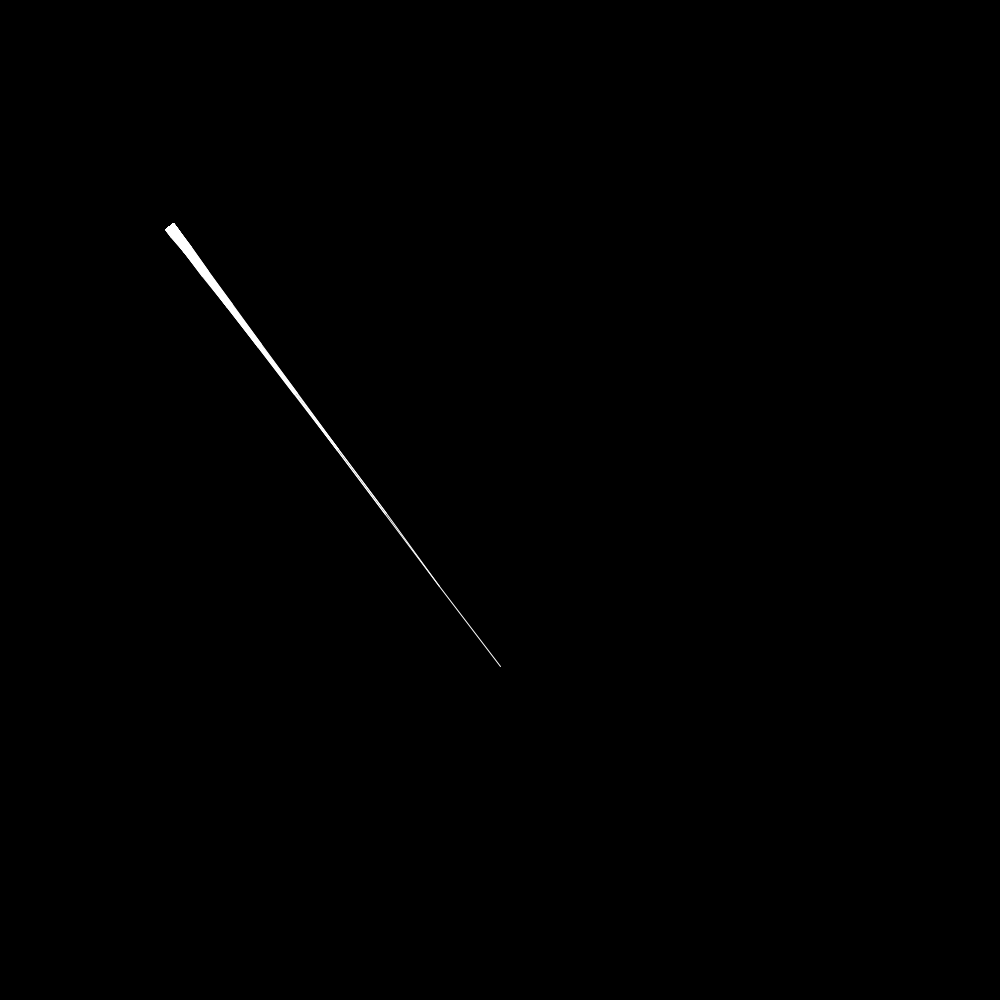
Frame 1 (no input)
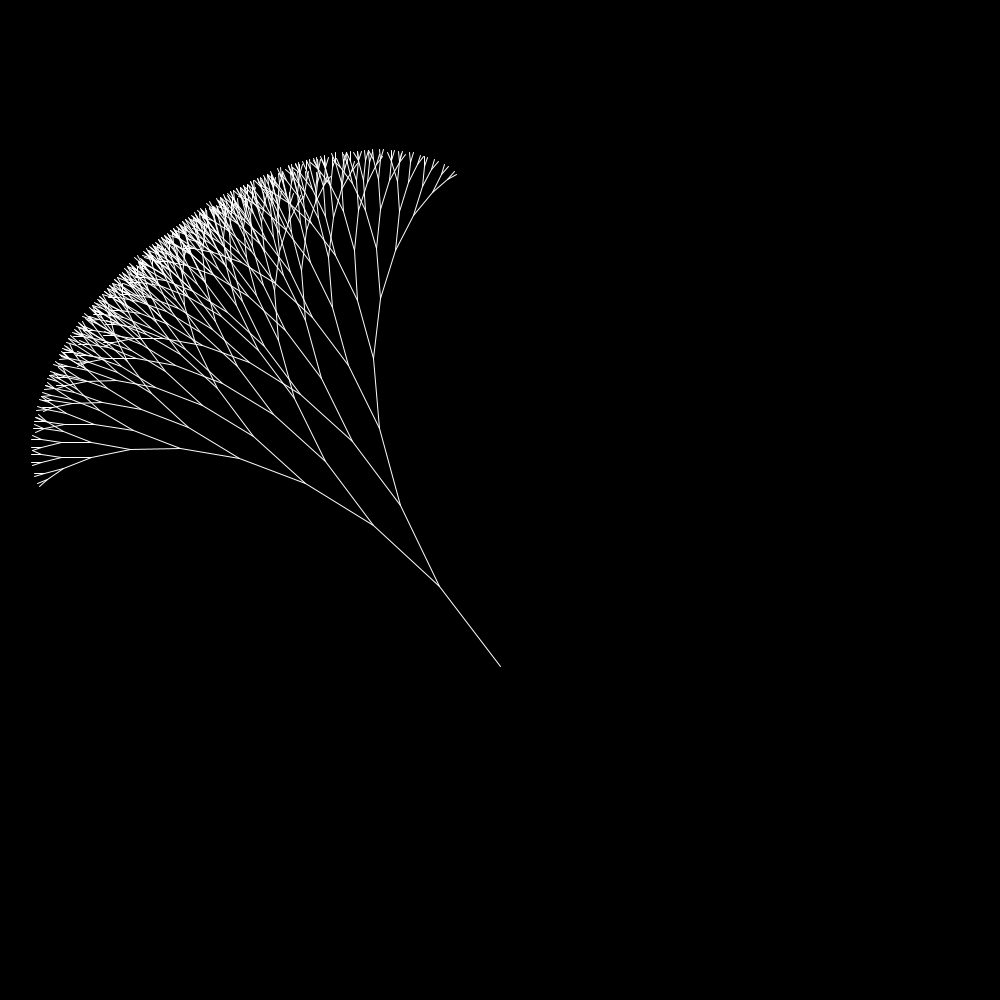
Frame 60 (the mouse pressed at the canvas centre just before this capture)
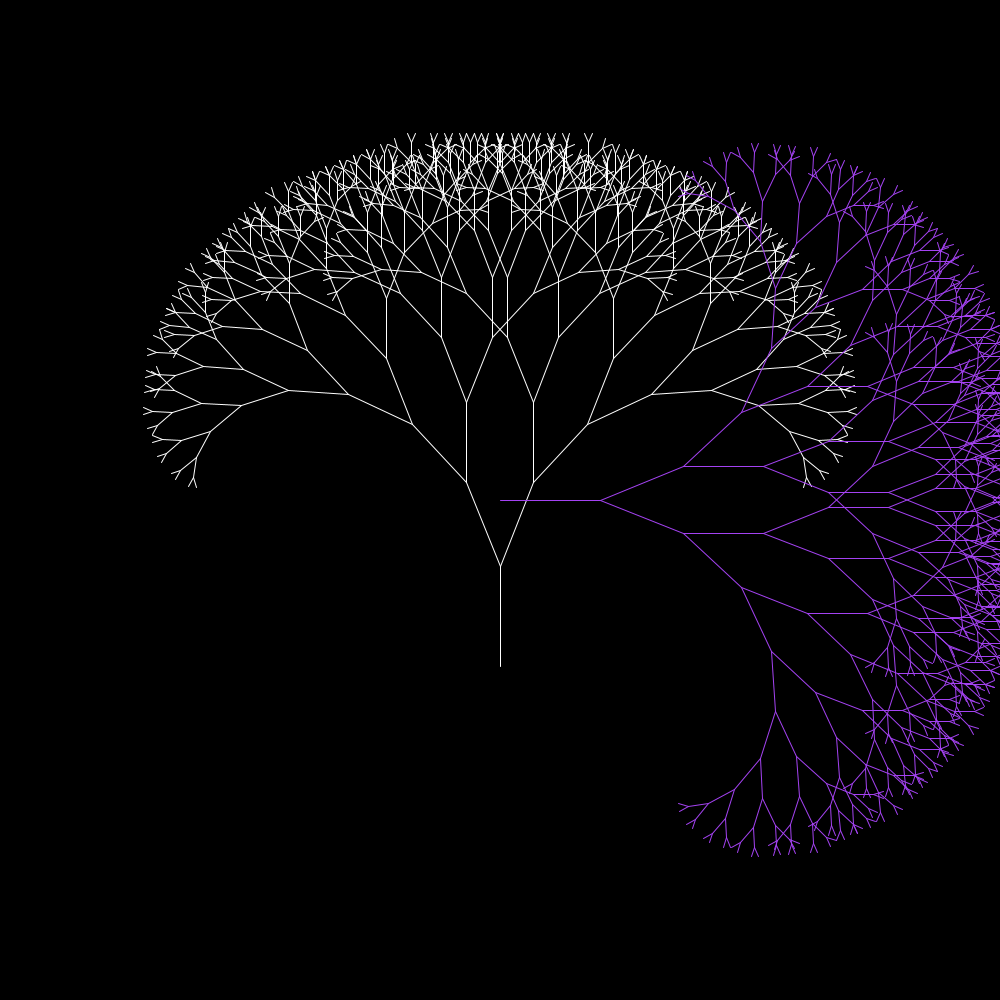
Frame 120 (the mouse held since frame 60 and released just before this capture)

The Processing sketch that drew these frames (run headless with seeded random() and noise(); from frame 60 on, the mouse is pressed at the canvas centre):

// Processing sketch: Fractal
// ── Fractal.pde
ArrayList<Tree> trees = new ArrayList<Tree>();

void setup() {
  size(1000,1000);
  
  trees.add(new Tree(width/2,2*height/3, 255));
}

void draw() {
  background(0);
  for (Tree t: trees) {
    t.dTheta = map(frameCount%1000,0,1000,0,PI);
    PVector mouse = PVector.sub(new PVector(mouseX,mouseY), t.pos);
    t.display(mouse.heading());
  }
}

void mousePressed() {
  trees.add(new Tree(mouseX,mouseY, color(random(255),random(255),random(255))));
}

// ── Tree.pde
class Tree {
  PVector pos;
  float dTheta;
  color col;
  
  Tree(float x, float y, color col) {
    pos = new PVector(x,y);
    dTheta = PI/6;
    this.col = col;
  }
  
  void display(float theta) {
    stroke(col);
    int count = 0;
    float len = 100;
    makeBranch(pos.x,pos.y, len, theta, count);
  }
  
  void makeBranch(float x, float y, float len, float theta, int count) {
    line(x,y,len*cos(theta)+x,len*sin(theta)+y);
    theta += dTheta;
    count++;
    len -= 10;
    if (count < 10) {
      makeBranch((len+10)*cos(theta-dTheta)+x,(len+10)*sin(theta-dTheta)+y, len, theta, count);
      makeBranch((len+10)*cos(theta-dTheta)+x,(len+10)*sin(theta-dTheta)+y, len, theta-2*dTheta, count);
    }
      
    
  }
}
